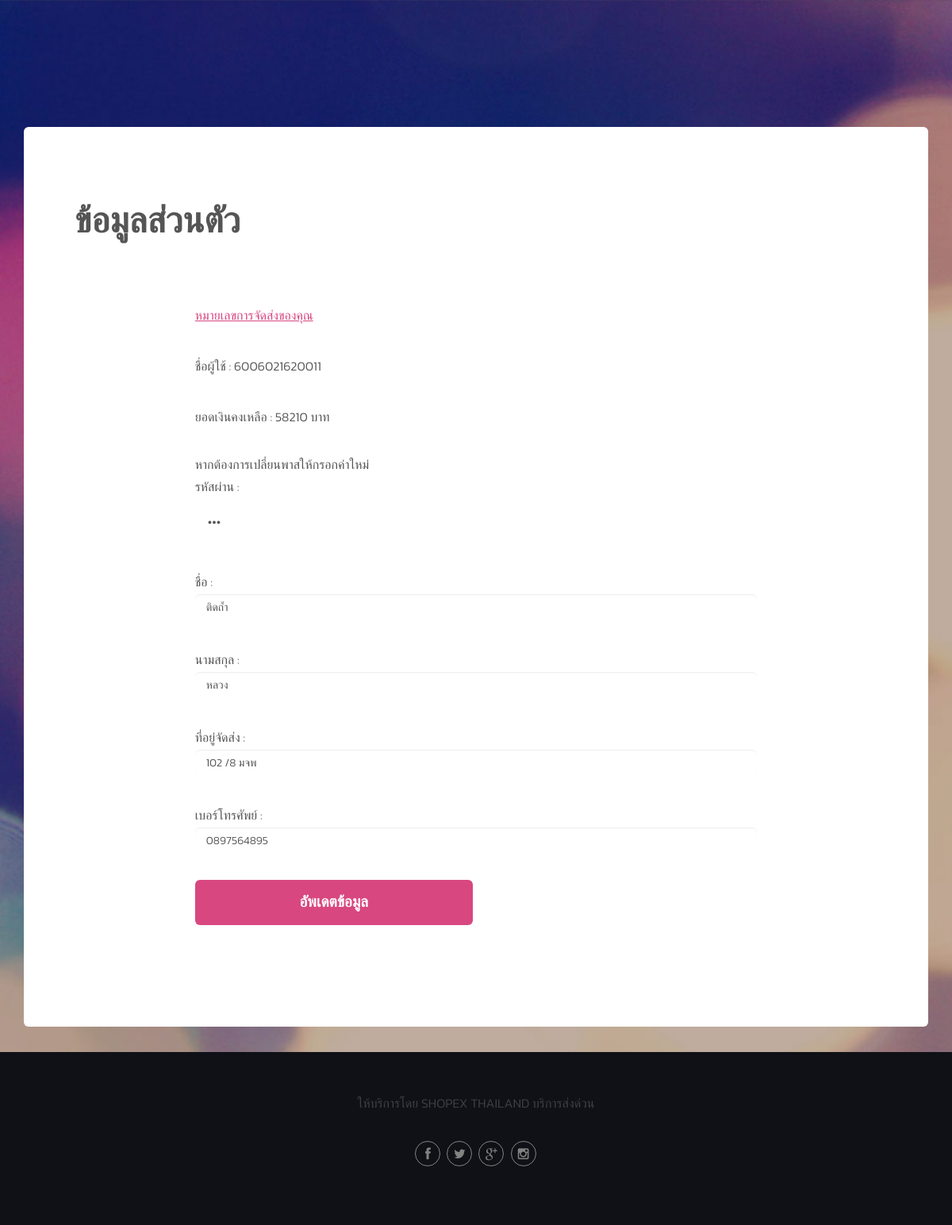
Page /index.php?page=info (signed in) on the committed database.
### tables this page shows
CREATE TABLE `account` (
  `customerid` int(11) NOT NULL,
  `username` varchar(255) NOT NULL,
  `password` varchar(255) NOT NULL,
  `point` int(10) NOT NULL,
  `name` varchar(255) NOT NULL,
  `lastname` varchar(255) NOT NULL,
  `address` varchar(255) NOT NULL,
  `tel` varchar(255) NOT NULL,
  `isadmin` int(11) NOT NULL
);

### page/info.php (the view, shortened to what this page needs)
<div id="page" class="container">
					<section>
						<header class="major">
							<h2>ข้อมูลส่วนตัว</h2>
						</header>
						<p>
						<form method="post" action="#">
						<?php
							$id = $_SESSION["login"];
							$sql = "SELECT * FROM account where username = '$id'";
							$result = mysqli_query($conn, $sql);
							while($row = mysqli_fetch_assoc($result))
							{
							?>
							<p><a href="#" data-toggle="modal" data-target="#tracking">หมายเลขการจัดส่งของคุณ</a></p>
							<p>ชื่อผู้ใช้ :  <?php echo $row['username'];?></p>
							<p>ยอดเงินคงเหลือ :  <?php echo $row['point'];?> บาท</p>
							<label>หากต้องการเปลี่ยนพาสให้กรอกค่าใหม่</label>
							<p>รหัสผ่าน : <input type="password" id="password" name="password" class="from-control" value="<?php echo $row['password'];?>"></p>
							<p>
							ชื่อ :
							<?php
								if($row['name'] == "")
								{
							?>
								<input type="text" id="name" name="name" class="form-control" placeholder="กรุณากรอกชื่อของคุณ">
							<?php
								}
								else
								{
							?>
								<input type="text" id="name" name="name" class="form-control" value="<?php echo $row['name']; ?>">
							<?php
								} ?>
							</p>
							<p>
							นามสกุล :
							<?php
								if($row['lastname'] == "")
								{
							?>
								<input type="text" id="lastname" name="lastname"  class="form-control" placeholder="กรุณากรอกนามสกุลของคุณ">
							<?php
								}
								else
								{
							?>
								<input type="text" id="lastname" name="lastname" class="form-control" value="<?php echo $row['lastname']; ?>">
							<?php
								} ?>
							</p>
							<p>
							ที่อยู่จัดส่ง :
							<?php
								if($row['address'] == "")
								{
							?>
								<input type="text" id="address" name="address" class="form-control" placeholder="กรุณากรอกที่อยู่ของคุณ">
							<?php
								}
								else
								{
							?>
								<input type="text" id="address"  name="address"  class="form-control" value="<?php echo $row['address']; ?>">
							<?php
								} ?>
							</p>
							<p>
							เบอร์โทรศัพย์ :
							<?php
								if($row['tel'] == "")
								{
							?>
								<input type="text" id="tel" name="tel" maxlength="10" class="form-control" placeholder="กรุณากรอกเบอร์โทรศัพย์ของคุณ">
							<?php
								}
								else
								{
							?>
								<input type="text" id="tel" name="tel" maxlength="10" class="form-control" value="<?php echo $row['tel']; ?>">
							<?php
								}
							?>
							</p>
							<input type="submit" id="ok" name="ok" value="อัพเดตข้อมูล">
							<?php
							}
							?>
							</form>
						</p>
						</section>
				</div>

### css/skel.css (style rules this page uses)
html,body,div,span,applet,object,iframe,h1,h2,h3,h4,h5,h6,p,blockquote,pre,a,abbr,acronym,address,big,cite,code,del,dfn,em,img,ins,kbd,q,s,samp,small,strike,strong,sub,sup,tt,var,b,u,i,center,dl,dt,dd,ol,ul,li,fieldset,form,label,legend,table,caption,tbody,tfoot,thead,tr,th,td,article,aside,canvas,details,embed,figure,figcaption,footer,header,hgroup,menu,nav,output,ruby,section,summary,time,mark,audio,video { margin:0;padding:0;border:0;font-size:100%;font:inherit;vertical-align:baseline; }
article,aside,details,figcaption,figure,footer,header,hgroup,menu,nav,section { display:block; }
body { line-height:1; }
body { -webkit-text-size-adjust:none }
*, *:before, *:after { -moz-box-sizing: border-box; -webkit-box-sizing: border-box; box-sizing: border-box; }
body { min-width: 1200px; }
.container { margin-left: auto; margin-right: auto; width: 1200px; }

### css/style.css (style rules this page uses)
body { background: #0f1116; }
body, span, input, select, textarea { color: #555555; font-family: 'Kanit', sans-serif; font-size: 12pt; font-weight: 300; line-height: 1.65em; }
a { color: #d84780; text-decoration: underline; }
p, ul, ol, dl, table, blockquote { margin: 0 0 2em 0; }
p { line-height: 2em; }
h1, h2, h3, h4, h5, h6 { margin: 0; padding: 0; color: inherit; font-family: 'Kanit', sans-serif; font-weight: 700; }
h2 { font-size: 1.5em; }
header.major { padding-bottom: 3em; text-transform: uppercase; }
header.major h2 { margin: 0; padding: 0; line-height: 1em; font-weight: 800; font-size: 2.8em; }
form { width: 70%; margin: 0em auto; }
input[type="text"], input[type="password"], input[type="email"], textarea { -moz-appearance: none; -webkit-appearance: none; -o-appearance: none; -ms-appearance: none; appearance: none; background: white; color: #555555; border: none; display: block; outline: 0; padding: 1em 1em; text-decoration: none; width: 100%; border-radius: 6px; }
input[type="text"], input[type="password"], input[type="email"] { line-height: 1em; }
input[type="submit"], input[type="reset"], input[type="button"], .button { -moz-appearance: none; -webkit-appearance: none; -o-appearance: none; -ms-appearance: none; appearance: none; -moz-transition: background-color 0.35s ease-in-out; -webkit-transition: background-color 0.35s ease-in-out; -o-transition: background-color 0.35s ease-in-out; -ms-transition: background-color 0.35s ease-in-out; transition: background-color 0.35s ease-in-out; background: #d84780; border-radius: 6px; border: 0; color: white; cursor: pointer; display: inline-block; padding: 0.75em 1.5em; text-align: center; text-decoration: none; text-transform: uppercase; display: inline-block; font-size: 1.2em; font-weight: 600; color: #FFF !important; }
#page { position: relative; background: #FFF; padding: 6em 4em 6em 4em; border-radius: 6px; }

### css/style-wide.css (style rules this page uses)
body, input, select, textarea { font-size: 12pt; line-height: 1.5em; }

### css/style-normal.css (style rules this page uses)
body, span, input, select, textarea { font-size: 12pt; }
header.major h2 { font-size: 2.5em; }

### css/style-narrow.css (style rules this page uses)
body, input, select, textarea { font-size: 11pt; }

### css/style-narrower.css (style rules this page uses)
body, input, select, textarea { font-size: 11pt; }
header.major h2 { font-size: 1.8em; }
form { width: 100%; }
input[type="submit"], input[type="reset"], input[type="button"], .button { display: block; width: 100%; max-width: 350px; margin: 0em auto; font-size: 1em; font-weight: 600; }
#page { padding: 3em 2em; }

### rows in the picture
account: username "6006021620011", point "58210", name "ติดถ้ำ", lastname "หลวง", address "102 /8 มจพ", tel "0897564895"
